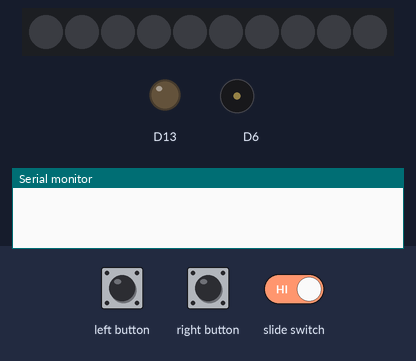
A sketch run on a simulated Adafruit Circuit Playground Express. Shown: 10 RGB LEDs in strip order, left to right, output pins drawn as LEDs (lit = HIGH), buzzer (waves = sounding), the last lines printed to the serial monitor. Inputs (shaded band) come from the test bench. Dim RGB values are drawn brighter than linear; random numbers use the default seed unless the sketch sets one; the audio player accepts every command and is not drawn.

Above: at 1.2 s.
1.3 s: slide switch set LOW
At 1.6 s:
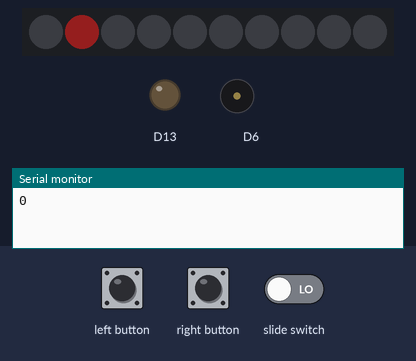
4.3 s: right button pressed for 0.15 s
7.4 s: right button pressed for 1 s
9.9 s: slide switch set HIGH
11.4 s: right button pressed for 3.2 s
At 11.56 s:
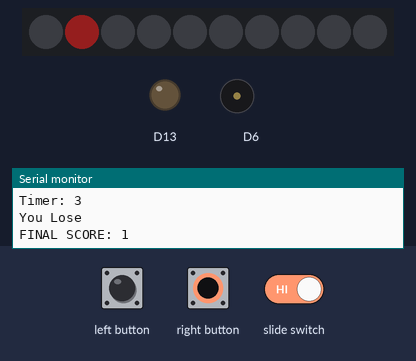
Timing chart, 0 to 14.4 s (numbered marks = the images above; inputs shaded):
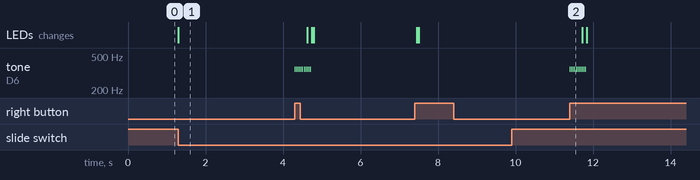

Measured:
- after the input at 1.3 s, the LEDs: change at once (image 1)
- after the input at 9.9 s, every drawn part: stays the same
- after the input at 11.4 s, tone on D6: alternates 350 Hz for 0.01 s and silent for 0.03 s, 22 changes in all, then stays silent, starting at once
- by itself, tone on D6: alternates 350 Hz for 0.01 s and silent for 0.03 s, 22 changes in all, then stays silent

The sketch:

Rage_2.ino
```cpp
#include <Adafruit_CircuitPlayground.h>
#include <AsyncDelay.h>
#include <Wire.h>
#include <SPI.h>
// // Add the CPX board, asyncDelay for a timer, and the two libraries needed for the spearker function.

AsyncDelay delay_1s;
const uint8_t spMOVING[] PROGMEM = {0x6A,0x91,0xB2,0x23,0xC5,0x93,0x98,0xD9,0x2A,0xED,0x14,0x4F,0x12,0xA6,0xA4,0xB8,0x8A,0xD5,0x59,0x99,0xB2,0xA2,0x09,0x66,0x27,0xA5,0x0B,0x26,0x33,0x84,0x9E,0xB4,0x36,0xF1,0x4A,0x77,0xF8,0x5C,0x9A,0x28,0x2B,0x5D,0xE1,0x75,0x69,0x82,0xCE,0x0C,0xA6,0xC5,0xA1,0x8F,0x2A,0xDC,0x55,0x63,0xBB,0xA1,0x33,0x57,0x71,0x8B,0x5D,0x9A,0xA4,0xCC,0xC2,0x2A,0xD5,0xAA,0x9B,0x13,0xB5,0xF0,0x59,0xAB,0xE9,0x41,0xD8,0x2A,0x26,0x8D,0xB6,0x6B,0xE1,0x5A,0xB1,0x5A,0xDA,0xAA,0xA8,0x53,0xC4,0x69,0x69,0xAB,0xA2,0x71,0x51,0x27,0xA9,0xAF,0x92,0xF5,0x13,0xE3,0xFD,0x3F};
const uint8_t spUP[] PROGMEM = {0x69,0x2C,0x6A,0x32,0xCC,0x97,0xAC,0xA1,0xC8,0x4D,0x37,0x5F,0xB3,0xFA,0xA2,0x36,0x42,0x63,0xC9,0x6A,0x93,0x9B,0x08,0xCD,0x25,0xAB,0xCD,0x76,0x32,0x25,0x96,0x94,0x21,0x96,0x4A,0x97,0xB9,0xE3,0xA6,0xD0,0x3D,0x2C,0xF6,0x0A,0x02,0xA7,0x28,0x55,0xA1,0x1A,0x00,0x00,0x04,0x70,0x2E,0x44,0x00,0x39,0xB9,0x23,0x20,0x35,0xD7,0xFF,0x07};
const uint8_t spDOWN[] PROGMEM = {0x02,0x28,0x30,0x6C,0x55,0x4D,0x25,0xAB,0xF9,0xEA,0x55,0x57,0x9B,0xA2,0x6E,0x6B,0x56,0x53,0x74,0xAA,0xB7,0xAF,0x5E,0x4D,0xD5,0x6D,0xD6,0xBA,0x78,0x75,0xC5,0xB6,0x79,0xEB,0xE2,0x35,0x64,0x3B,0xA6,0x63,0x4B,0xF6,0xB0,0x96,0xEC,0xD6,0xB4,0x6D,0xC9,0xDA,0x52,0x58,0xD3,0xB6,0xC5,0x6D,0x4B,0xFE,0x4C,0xDA,0x17,0x97,0x3D,0xB4,0xB6,0x48,0x9F,0x5C,0x8E,0x2C,0x2D,0x47,0xC2,0x76,0x3D,0xCB,0x59,0xB9,0xDA,0x68,0x4A,0x2D,0x57,0xB7,0xAC,0x25,0xE1,0xE4,0xFF,0x01};
const uint8_t spGREAT[] PROGMEM = {0x6E,0xF3,0x59,0xC2,0x46,0xD9,0xA9,0xCD,0x0C,0x95,0x0E,0x55,0x6E,0x36,0x3D,0x9D,0xAA,0x4C,0xAE,0xD9,0xF4,0x0C,0xCC,0x36,0x7B,0x6E,0xF5,0x8B,0xF4,0x4C,0xB2,0x95,0x29,0x76,0xCC,0xD2,0xF4,0xB6,0xA6,0x5C,0xC4,0xD3,0xAA,0xEF,0x9A,0xAA,0x2F,0x8C,0x8C,0x4D,0x6B,0x19,0x6E,0x48,0xD2,0x56,0xAD,0x7D,0xB8,0x42,0x4E,0x5F,0xDD,0xCE,0x6E,0x0C,0x7C,0x72,0x71,0x38,0x87,0x36,0xD0,0xCE,0xD9,0x6C,0x1B,0x5A,0xC9,0x22,0x12,0x23,0x70,0x8A,0x52,0x15,0xAA,0x01,0x00,0x0E,0x18,0xD2,0xCD,0x01,0x9B,0xAB,0x09,0xE0,0x98,0x2D,0x01,0x2C,0x15,0x86,0x80,0x1A,0x15,0xFE,0x1F};
const uint8_t spBREAKING[] PROGMEM = {0x04,0x50,0xD6,0x2C,0xB5,0xA1,0xB8,0x5A,0x9A,0xFB,0x35,0xE4,0x14,0x21,0x69,0xEA,0x57,0x97,0x8B,0x87,0x84,0xE5,0x5B,0x6D,0x33,0xC9,0xD6,0xB6,0x65,0xD5,0x23,0x14,0x72,0xD9,0xEA,0x52,0x8D,0x2B,0x24,0x92,0x4B,0x58,0xD3,0x85,0x92,0x86,0xB9,0x26,0xC0,0xB4,0xCA,0x0E,0x98,0x4C,0xA4,0x24,0x3B,0x36,0x2B,0xAB,0xD3,0x55,0x8E,0xC4,0xA4,0xD5,0xB3,0x47,0x3D,0x22,0x51,0x74,0x95,0x1E,0x75,0x0F,0x68,0x5D,0x66,0x76,0xD4,0xDD,0x60,0x64,0xA8,0x9A,0xD1,0x0C,0x8B,0x9E,0x69,0x4A,0x5B,0xDB,0x35,0x66,0xBA,0x39,0x69,0x43,0xD3,0x18,0xE3,0xAA,0x34,0xB5,0x4D,0xA3,0x6D,0x85,0x99,0xFF,0x07};
// // Used the Speech Demos Large to have the speaker talk to the player to show progression in the game.


bool leftB;
bool leftBP;
bool rightB;
bool rightBP;
bool switchB;
// // Bools for left, right, and switch buttons they are the button flags, the left and right BP are to set values for when left and right buttons are pressed.

int rounds = false;
int randColor;
int speed = 0;
int rightLight = 0;
int leftLight = 0;
int score = 0;
volatile int timer1 = 5;
int newTimer = 0;
// // Ints set for rounds, which is to stop the progression lights from repeating, randColor which chooses a random value and sets it at the neopixel, speed, which decreases how
// // fast the speed of the lights display, right and left Light are to show when the neopixels turn on/off, score increments with each light and button press player gets right
// // timer1 is for how long the player has to choose the right button, and newTimer to decrease the length of timer1 as you progress through the stages.


void setup() {
  CircuitPlayground.begin();
  Serial.begin(9600);
  // // Start the circuitplayground and and serial monitor
  randomSeed(analogRead(0));
  attachInterrupt(digitalPinToInterrupt(4),leftBISR, RISING);
  attachInterrupt(digitalPinToInterrupt(5),rightBISR, RISING);
  attachInterrupt(digitalPinToInterrupt(7),switchISR, CHANGE);
  // // Create interrupts for left, right and switch
  delay_1s.start(1000, AsyncDelay::MILLIS);
  // // Start Async delay
}


void loop() {
  switchB = digitalRead(7);
  // // Set switch B to read the state of the switch

  lights();

  if(leftB) {
    highScore();
    leftB = 0;
    leftBP = 0;
    delay(50);
    // // If left button is pressed, then set it to false and set BP number to 0, delay for 50 and clear pixels
  }

  if(rightB) {
    highScore();
    rightB = 0;
    rightBP = 1;
    delay(50);
    // // If right button is pressed, then set it to false and set BP number to 1, delay for 50 and clear pixels
  }

  if(delay_1s.isExpired() && !switchB) {
    timer1 = timer1 -1;
    Serial.print("Timer: ");
    Serial.println(timer1);
    delay_1s.restart();
    if(timer1 <= 0 && !switchB) {
      Serial.println("You Lose");
      Serial.print("FINAL SCORE: ");
      Serial.println(score);
      score = 0;
      newTimer = 0;
      timer1 = 5 - newTimer;
      rightLight = 0;
      leftLight = 0;
      speed = 0;
      CircuitPlayground.speaker.say(spMOVING);
	    CircuitPlayground.speaker.say(spDOWN);
      reverse();
    }
  }
  // // When the delay_1s expires and the switch is off, then display and count down timer1, if timer1 is <= 0 and switch is off, then player loses, and prints score and resets
  // // everything. Also states that player is moving down all the stages passed.
}

void lights() {
  if(!switchB && !leftB && !rightB && leftLight == 0 && rightLight == 0) {
    // // While the switch is Off and buttons aren't pushed and lights are off
    randColor = random(0,2);
    Serial.println(randColor); // // A player can use this to tell which light is on without looking at the board. 0 is left light, 1 is right light.
    // // Choose a random index
    if(randColor == 0) {
      CircuitPlayground.setPixelColor(1,255, 50,50);
      rightLight = 0;
      leftLight = 1;
      delay(1000-speed);
      highScore();
      // //  if randColor at index number equals 0, then turn on left light, set right and left Light ints to corresponding true/false and debounce then do highScore
    } else{
      CircuitPlayground.setPixelColor(8,255, 60,50);
      rightLight = 8;
      leftLight = 0;
      delay(1000-speed);
      highScore();
      // //  else, randColor at index number equals 1, then turn on right light, set right and left Light ints to corresponding true/false and debounce then do highScore
    }
  }
}

void highScore() {
  if(score == 40) {
    CircuitPlayground.speaker.say(spGREAT);
	  CircuitPlayground.speaker.say(spBREAKING);
    Serial.println("YOU WON!");
    Serial.println("Entering Infinity Mode...");
    rounds = true;
    for(int i = 0; i< 10 && rounds; i++) {
      timer1 = 5;
      CircuitPlayground.clearPixels();
      int randR = random(235);
      int randG = random(235);
      int randB = random(235);
      CircuitPlayground.setPixelColor(i,   randR,   randG,   randB);
      delay(20);
    }
    rounds = false;
    CircuitPlayground.clearPixels();
    // // When player reaches 40 the CPX congradulates them on breaking so many objects and states that they are entering Infinity Mode, to exit the mode, the player has to click
    // // the wrong button. Also has a specific light pattern to celebrate the player winning!
  }else if (score == 35 && leftLight == 0 && rightLight == 0) {
    speed = 900;
    newTimer = 3;
    forward();
  }else if(score == 25 && leftLight == 0 && rightLight == 0) {
    speed = 600;
    newTimer = 3;
    forward();
  } else if(score == 15 && leftLight == 0 && rightLight == 0) {
    speed = 400;
    newTimer = 2;
    forward();
  } else if(score == 5 && leftLight == 0 && rightLight == 0) {
    speed = 200;
    newTimer = 1;
    forward();
  }
  // // Sets new stage rules as the player reaches a certain score, plays forward() as player progresses.

  if(leftB && leftLight == 1 && !switchB) {
    score = score + 1;
    Serial.print("Score: ");
    Serial.println(score);
    delay(50);
    timer1 = 5 - newTimer;
    CircuitPlayground.setPixelColor(1,0,0,0);
    leftLight = 0;
    // // The Score increases when the player chooses the right button and respective light turns off along with reassigning leftLight to 0.
  } else if (rightB && rightLight == 8 && !switchB) {
    score = score + 1;
    Serial.print("Score: ");
    Serial.println(score);
    delay(50);
    timer1 = 5 - newTimer;
    CircuitPlayground.setPixelColor(8,0,0,0);
    rightLight = 0;
    // // The Score increases when the player chooses the right button and respective light turns off along with reassigning rightLight to 0.
  } else if(rightB && leftLight == 1 || leftB && rightLight == 8) {
    Serial.println("You Lose");
    Serial.print("FINAL SCORE: ");
    Serial.println(score);
    score = 0;
    newTimer = 0;
    timer1 = 5 - newTimer;
    rightLight = 0;
    leftLight = 0;
    speed = 0;
    reverse();
    // // If the player chooses wrong then player loses and it prints their final score and resets all functions, restarting the game.
  }
}

void forward() {
  rounds = true;
  CircuitPlayground.speaker.say(spMOVING);
	CircuitPlayground.speaker.say(spUP);
  for(int i = 0; i < 10 && rounds && leftLight == 0 && rightLight == 0; i++) {
    CircuitPlayground.setPixelColor(i, 0, 255, 0);
    CircuitPlayground.playTone(400, 10);
    delay(30);
  }
  CircuitPlayground.clearPixels();
  rounds = false;
}
// // Sets rounds to true and then has speaker state that the player is moving up in the stages and then turns all lights to green, plays a tone, and clears pixels and sets rounds to false.

void reverse() {
  CircuitPlayground.speaker.say(spMOVING);
	CircuitPlayground.speaker.say(spDOWN);
  for(int i = 10; i > -1 ; i--) {
    CircuitPlayground.setPixelColor(i, 255, 0, 0);
    CircuitPlayground.playTone(350, 10);
    delay(30);
  }
  CircuitPlayground.clearPixels();
}
// // Has the speaker state that the player is moving down in the stages and then turns all lights to red, plays a tone, and clears all pixels.


void leftBISR() {
  leftB = true;
  leftBP = 1;
}


void rightBISR() {
  rightB = true;
  rightBP = 0;
}

void switchISR() {
  switchB = true;
}

// // Call backs for left, right, and switch interrupts, sets flags to true and sets leftBP and rightBP to their respective "true" states. When switch is true it pauses the game.
```
